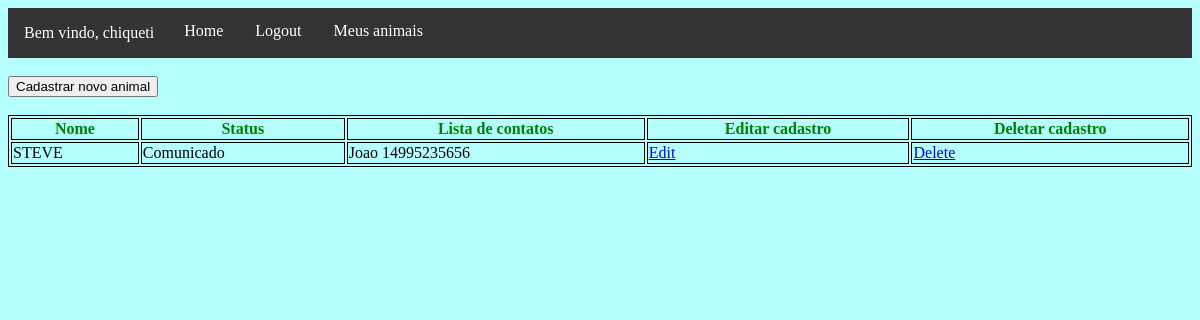
Screenshot of /meus_animais (signed in) with the database file from the repository.
### product/models.py (models this page shows, shortened)
class Dono(AbstractBaseUser):
    email = models.EmailField(verbose_name="email", unique=True, max_length=100)
    username = models.CharField(max_length=100)
    telefone = models.CharField(max_length=20)
    date_joined = models.DateTimeField(verbose_name="date_joined", auto_now_add=True)
    last_login = models.DateTimeField(verbose_name="last_login", auto_now=True)
    is_admin = models.BooleanField(default=False)
    is_active = models.BooleanField(default=True)
    is_staff = models.BooleanField(default=False)
    is_superuser = models.BooleanField(default=False)
    USERNAME_FIELD = 'email'
    REQUIRED_FIELDS = ['username']
    objects = DonoManager()

class Animal(models.Model):
    foto  = models.ImageField()
    nome  = models.CharField(max_length=100)
    idade = models.CharField(max_length=3, blank=True)
    cidade_desaparecimento = models.CharField(max_length=50)
    estado_desaparecimento = models.CharField(max_length=50)
    status = models.IntegerField(choices=STATUS_ANIMAL, default=1, blank=True)
    dono = models.ForeignKey(Dono, on_delete=models.CASCADE,  null=True)
    informacoes_extras = models.CharField(max_length=250, blank=True)

class Contato(models.Model):
    nome = models.CharField(max_length=100)
    telefone = models.CharField(max_length=20)
    animal = models.ForeignKey(Animal, on_delete=models.CASCADE, null=True)

### product/views.py (the view)
# urls.py: path('meus_animais', meus_animais, name='meus_animais'),
def meus_animais(request):
    animals = [i for i in Animal.objects.all() if i.dono.email==request.user.email]
    contatos = []
    for a in animals:
        contatos.append(Contato.objects.filter(animal__id=a.id))
    context = {'animais': zip(animals, contatos) }
    return render(request, 'meus_animais.html', context)

### product/templates/meus_animais.html (shortened to what this page needs)
{% extends 'base.html' %}
{% block content %}
		<br>
		<form action="{%  url 'cadastrar_animal' %}">
			<input type="submit" value="Cadastrar novo animal" />
		</form>
		<br>
        <table border="1" width="100%">
		<thead>
			<tr>
			  <th>Nome</th>
			  <th>Status</th>
			  <th>Lista de contatos</th>
			  <th>Editar cadastro</th>
			  <th>Deletar cadastro</th>
			</tr>
		</thead>
		<tbody>
		{% for animal, contatos in animais %}
		<tr>
			<td>{{animal.nome}}</td>
			{% load static %}
			<td>
			{{animal.get_status_display}}
			</td>
			<td>
			{% for contato in contatos %}
				{{contato.nome}}
				{{contato.telefone}}
				<br>
			{% endfor %}
			</td>
			<td><a class="btn btn-warning" href="{%  url 'animal_edit' animal.id %}">Edit</a>
            </td>
			<td><a class="btn btn-danger" href="{%  url 'animal_delete' animal.id %}">Delete</a>
			</td>
		</tr>
		{% endfor %}
		</tbody>
		</table>
{% endblock content %}

### product/templates/base.html (shortened to what this page needs)
<!DOCTYPE html>
<html>
<head>
	{% load static %}
	<link href="{% static 'style.css' %}"  rel="stylesheet">
	<div class="navbar">
		{% if request.user.is_authenticated %}
			<ul>
				<li><p>Bem vindo, {{request.user.username}}</p></li>
				<li><a href="{% url 'pagina_principal' %}">Home</a></li>
				<li><a href="{% url 'logout' %}">Logout</a></li>
				<li><a href="{% url 'meus_animais' %}">Meus animais</a></li>
			</ul>
		{% else %}
			<ul>
				<li><a href="{% url 'pagina_principal' %}">Home</a></li>
				<li><a href="{% url 'cadastrar_dono' %}">Register</a></li>
				<li><a href="{% url 'login' %}">Login</a></li>
			</ul>
		{% endif %}
	<div class="navbar">
</head>
<body>
{% block content %}
{% endblock content %}
</body>
</html>

### product/static/style.css (style rules this page uses)
html { margin: 0px; background-color: #b5fffe; }
thead { color:green; }
table, th, td { border: 1px solid black; }
ul { list-style-type: none; margin: 0; padding: 0; overflow: hidden; background-color: #333; }
li { float: left; }
li a { display: block; color: white; text-align: center; padding: 14px 16px; text-decoration: none; }
li p { padding: 0px 14px 0px 16px; color: white; }

### rows the page displays
Dono: user.username "chiqueti"
Animal: nome "STEVE", status "Comunicado"
Contato: nome "Joao", telefone "14995235656"
